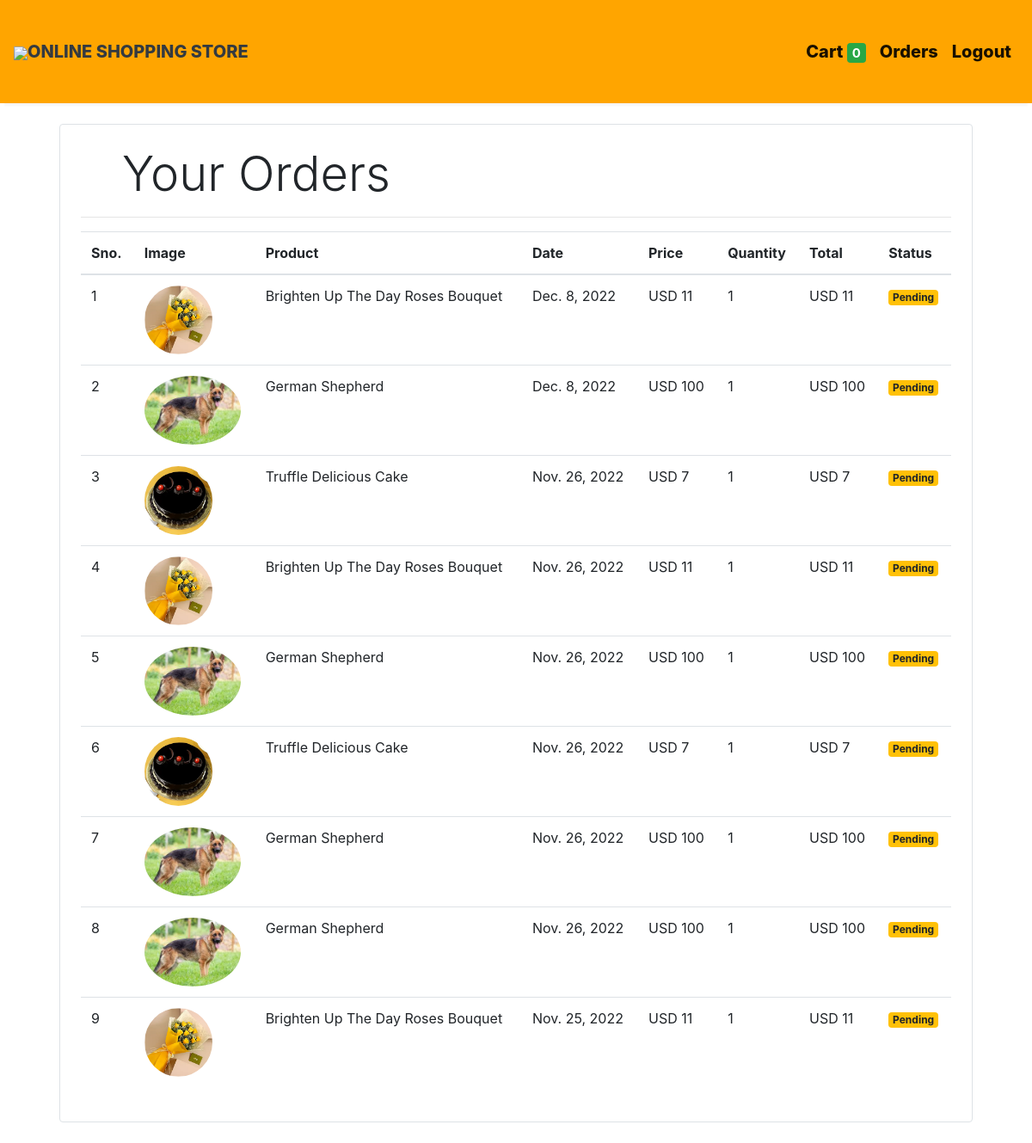
Screenshot of /orders (signed in) with the database file from the repository.
### store/models/orders.py (models this page shows, shortened)
class Order(models.Model):
    product = models.ForeignKey(Products,
                                on_delete=models.CASCADE)
    customer = models.ForeignKey(Customer,
                                 on_delete=models.CASCADE)
    quantity = models.IntegerField(default=1)
    price = models.IntegerField()
    address = models.CharField (max_length=50, default='', blank=True)
    phone = models.CharField (max_length=50, default='', blank=True)
    date = models.DateField (default=datetime.datetime.today)
    status = models.BooleanField (default=False)
    @staticmethod
    def get_orders_by_customer(customer_id):
        return Order.objects.filter(customer=customer_id).order_by('-date')

### store/models/product.py (models this page shows, shortened)
class Products(models.Model):
    name = models.CharField(max_length=60)
    price= models.IntegerField(default=0)
    category= models.ForeignKey(Category,on_delete=models.CASCADE,default=1 )
    description= models.CharField(max_length=250, default='', blank=True, null= True)
    image= models.ImageField(upload_to='uploads/products/')

### store/middlewares/auth.py (the view)
    def middleware(request):
        print(request.session.get('customer'))
        returnUrl = request.META['PATH_INFO']
        print(request.META['PATH_INFO'])
        if not request.session.get('customer'):
           return redirect(f'login?return_url={returnUrl}')
        response = get_response(request)
        return response

### store/templatetags/custom_filter.py (called while the page is built)
@register.filter(name='currency')
def currency(number):
    return "USD "+str(number)

@register.filter(name='multiply')
def multiply(number , number1):
    return number * number1

### store/views/orders.py (called while the page is built)
    def get(self , request ):
        customer = request.session.get('customer')
        orders = Order.get_orders_by_customer(customer)
        print(orders)
        return render(request , 'orders.html'  , {'orders' : orders})

### store/templates/orders.html
{% extends 'base.html' %}
{% block content %}
{% load cart %}
{% load custom_filter %}
<div class="container">
   <div class="border rounded p-4 m-4">
        <p class="display-4 pl-4 ml-4">Your Orders</p>
        <hr>
        <table class="table">
            <thead>
                <tr>
                    <th>Sno.</th>
                    <th>Image</th>
                    <th>Product</th>
                    <th>Date</th>
                    <th>Price</th>
                    <th>Quantity</th>
                    <th>Total</th>
                    <th>Status</th>
                </tr>
            </thead>
            <tbody>
                {% for order in orders %}
                <tr>
                    <td>{{forloop.counter}}</td>
                    <td><img style="height: 80px;" class="rounded-circle" src="{{order.product.image.url}}" alt=""></td>
                    <td>{{order.product.name}}</td>
                    <td>{{order.date}}</td>
                    <td>{{order.price|currency}}</td>
                    <td>{{order.quantity}}</td>
                    <td>{{order.quantity|multiply:order.price|currency}}</td>
                    {% if order.status %}
                    <td><small class="badge badge-success">Completed</small></td>
                    {%else%}
                    <td><small class="badge badge-warning">Pending</small></td>
                    {% endif %}
                </tr>
                {% endfor %}
            </tbody>
        </table>
   </div>
</div>
{% endblock %}

### rows the page displays
Order: product.image (picture), product.name "Brighten Up The Day Roses Bouquet", date "Dec. 8, 2022", price "USD 11", quantity "1", quantity|multiply "USD 11", status "Pending"
Order: product.image (picture), product.name "German Shepherd", date "Dec. 8, 2022", price "USD 100", quantity "1", quantity|multiply "USD 100", status "Pending"
Order: product.image (picture), product.name "Truffle Delicious Cake", date "Nov. 26, 2022", price "USD 7", quantity "1", quantity|multiply "USD 7", status "Pending"
Order: product.image (picture), product.name "Brighten Up The Day Roses Bouquet", date "Nov. 26, 2022", price "USD 11", quantity "1", quantity|multiply "USD 11", status "Pending"
Order: product.image (picture), product.name "German Shepherd", date "Nov. 26, 2022", price "USD 100", quantity "1", quantity|multiply "USD 100", status "Pending"
Order: product.image (picture), product.name "Truffle Delicious Cake", date "Nov. 26, 2022", price "USD 7", quantity "1", quantity|multiply "USD 7", status "Pending"
Order: product.image (picture), product.name "German Shepherd", date "Nov. 26, 2022", price "USD 100", quantity "1", quantity|multiply "USD 100", status "Pending"
Order: product.image (picture), product.name "German Shepherd", date "Nov. 26, 2022", price "USD 100", quantity "1", quantity|multiply "USD 100", status "Pending"
Order: product.image (picture), product.name "Brighten Up The Day Roses Bouquet", date "Nov. 25, 2022", price "USD 11", quantity "1", quantity|multiply "USD 11", status "Pending"

### other values shown
{{ request.session.cart.keys|length }} "0"
